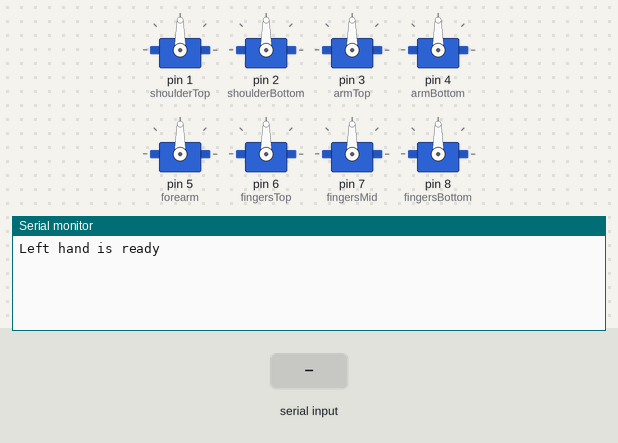
The sketch below on a simulated Arduino Uno, built with avr-gcc and run on an emulated ATmega328P. On the bench: 8 × servo, the last lines printed to the serial monitor. The inputs (shaded band) are chosen by the test bench.

Above: at 1.2 s.
1.3 s: "0" received over Serial
At 2.1 s:
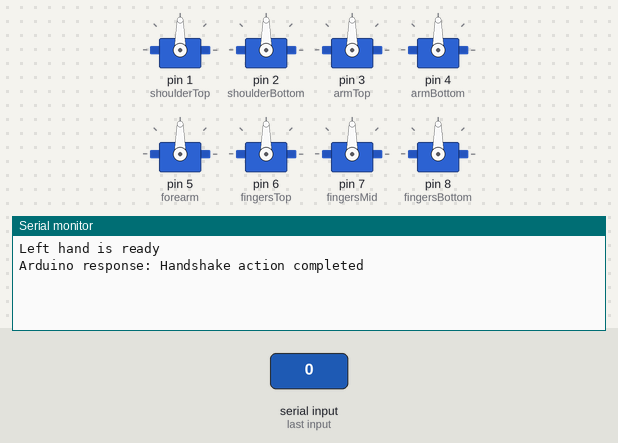
2.8 s: "1" received over Serial
At 3.2 s:
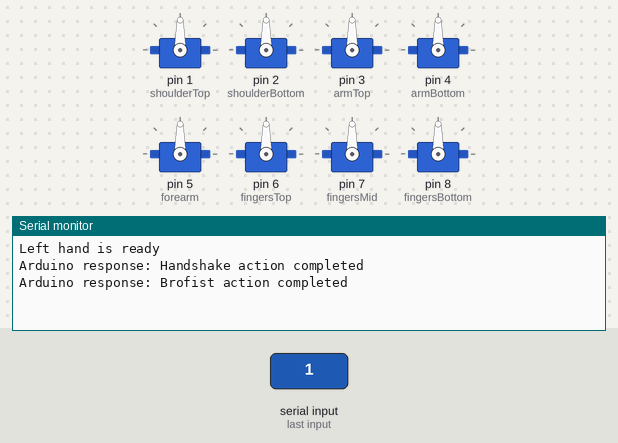
4.3 s: "2" received over Serial
At 5.6 s:
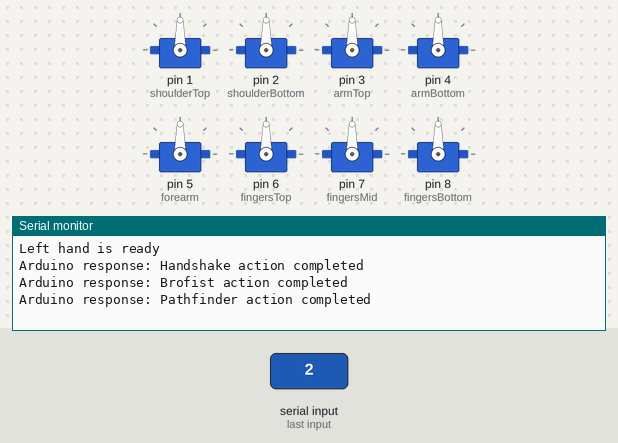

Measured:
- after the input at 1.3 s, the serial monitor: prints a new line at once (image 1)
- after the input at 2.8 s, the serial monitor: prints a new line at once (image 2)
- after the input at 4.3 s, the serial monitor: prints a new line at once (image 3)

The sketch:

leftHand.ino
```cpp
#include <Servo.h>

int impAction;

Servo shoulderTop;
Servo shoulderBottom;
Servo armTop;
Servo armBottom;
Servo forearm;
Servo fingersTop;
Servo fingersMid;
Servo fingersBottom;

void setup() {
  Serial.begin(9600);
  shoulderTop.attach(1);
  shoulderBottom.attach(2);
  armTop.attach(3);
  armBottom.attach(4);
  forearm.attach(5);
  fingersTop.attach(6);
  fingersMid.attach(7);
  fingersBottom.attach(8);
  Serial.println("Left hand is ready");
  int shoulderTopDegree = shoulderTop.read();
  int shoulderBottomDegree = shoulderBottom.read();
  int armTopDegree = armTop.read();
  int armBottomDegree = armBottom.read();
  int forearmDegree = forearm.read();
  int fingersTopDegree = fingersTop.read();
  int fingersMidDegree = fingersMid.read();
  int fingersBottomDegree = fingersBottom.read();
}

void loop() {
  if(Serial.available() > 0){
    impAction = Serial.read();
    if (impAction == '0') {
      Serial.println("Arduino response: Handshake action completed");
    } else if (impAction == '1') {
      Serial.println("Arduino response: Brofist action completed");
    } else if (impAction == '2') {
      Serial.println("Arduino response: Pathfinder action completed");
    } else if (impAction == '3') {
      Serial.println("Arduino response: Bye action completed");
    } else if (impAction == '4') {
      Serial.println("Arduino response: Unknown action completed");
    }
  }
}
```
